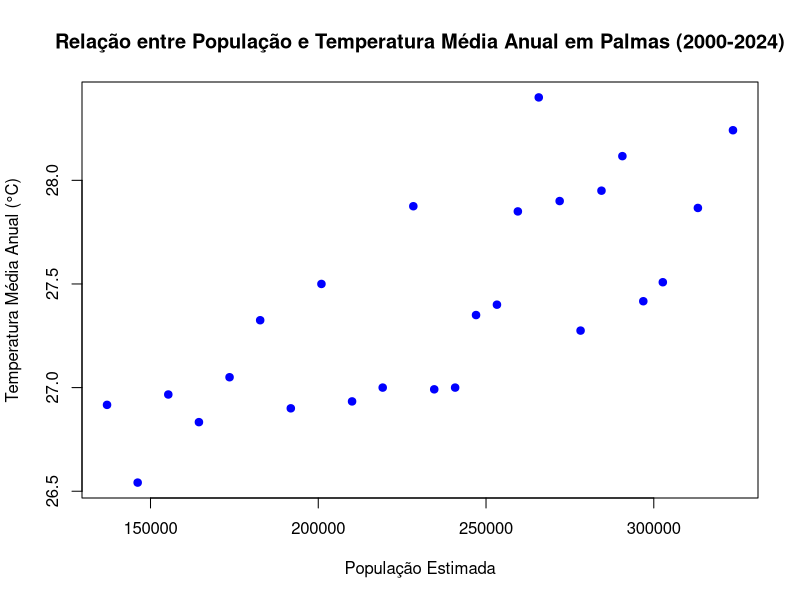

This chart was generated by the following R code: (Note: this script raises an error after producing the figure.)
# Trabalho Final: Modelo de Regressão Linear (Versão com R Base)
# Análise da Relação entre Crescimento Populacional e Temperatura em Palmas-TO

# --------------------------------------------------------------------------
# 1. CARREGAMENTO E PREPARAÇÃO DOS DADOS
# --------------------------------------------------------------------------

# Carregando o conjunto de dados usando a função base do R.
# O arquivo 'dados_regressao_palmas.csv' deve estar no mesmo diretório.
dados <- read.csv("dados_regressao_palmas.csv")

# Exibindo as primeiras linhas do conjunto de dados para verificação
print("Visualização inicial dos dados:")
head(dados)

# Verificando a estrutura dos dados (tipos de colunas, etc.)
print("Estrutura do conjunto de dados:")
str(dados)


# --------------------------------------------------------------------------
# 2. ANÁLISE EXPLORATÓRIA DOS DADOS (EDA)
# --------------------------------------------------------------------------

# Calculando estatísticas descritivas para as variáveis de interesse
print("Resumo estatístico das variáveis:")
summary(dados[, c("Populacao_Estimada", "Temperatura_Media_Anual")])

# Para a visualização, primeiro vamos ajustar o modelo para depois plotar a linha
# de regressão sobre o gráfico de dispersão.

# --------------------------------------------------------------------------
# 3. CONSTRUÇÃO DO MODELO DE REGRESSÃO LINEAR
# --------------------------------------------------------------------------

# Ajustando o modelo de regressão linear simples
# Queremos prever a 'Temperatura_Media_Anual' com base na 'Populacao_Estimada'
modelo_regressao <- lm(Temperatura_Media_Anual ~ Populacao_Estimada, data = dados)

# Exibindo o resumo completo do modelo
print("Resumo do Modelo de Regressão Linear:")
summary(modelo_regressao)


# --------------------------------------------------------------------------
# 4. VISUALIZAÇÃO DO MODELO (GRÁFICO COM R BASE)
# --------------------------------------------------------------------------

# Criando um gráfico de dispersão com a função plot() do R base
png("plots/plt_palmas_plot.png", width = 800, height = 600)
plot(dados$Populacao_Estimada, dados$Temperatura_Media_Anual,
     main = "Relação entre População e Temperatura Média Anual em Palmas (2000-2024)",
     xlab = "População Estimada",
     ylab = "Temperatura Média Anual (°C)",
     pch = 19, # pch define o estilo do ponto (19 é um círculo sólido)
     col = "blue" # Define a cor dos pontos
)
dev.off()

# Adicionando a linha de regressão ao gráfico existente
abline(modelo_regressao, col = "red", lwd = 2) # lwd define a espessura da linha

# Adicionando uma legenda ao gráfico
legend("topleft", legend = "Linha de Regressão", col = "red", lty = 1, lwd = 2)


# --------------------------------------------------------------------------
# 5. ANÁLISE E DIAGNÓSTICO DO MODELO
# --------------------------------------------------------------------------

# Configurando a área de plotagem para exibir 4 gráficos (2x2)
par(mfrow = c(2, 2))

# Gerando os gráficos de diagnóstico padrão do R
plot(modelo_regressao)

# Restaurando a configuração de plotagem para o padrão (1x1)
par(mfrow = c(1, 1))

# Teste de Shapiro-Wilk para a normalidade dos resíduos
residuos <- residuals(modelo_regressao)
teste_shapiro <- shapiro.test(residuos)
print("Teste de Shapiro-Wilk para Normalidade dos Resíduos:")
print(teste_shapiro)


# --------------------------------------------------------------------------
# 6. INTERPRETAÇÃO DOS RESULTADOS
# --------------------------------------------------------------------------

# Extraindo os coeficientes do modelo
coeficientes <- coef(modelo_regressao)
intercepto <- coeficientes[1]
inclinacao <- coeficientes[2]

# Extraindo o R-quadrado ajustado
r_quadrado_ajustado <- summary(modelo_regressao)$adj.r.squared

# Usando cat() e sprintf() para formatar e imprimir a interpretação final
cat("\n--- Interpretação Final ---\n")
cat(sprintf("Intercepto (α): %.4f\n", intercepto))
cat(sprintf("   -> Valor esperado da temperatura quando a população é zero.\n"))
cat(sprintf("Coeficiente de Inclinação (β): %.8f\n", inclinacao))
cat(sprintf(
  "   -> Para cada aumento de 1 habitante na população, a temperatura média anual aumenta, em média, em %.8f °C.\n",
  inclinacao
))
cat(sprintf("R-quadrado Ajustado: %.4f\n", r_quadrado_ajustado))
cat(sprintf(
  "   -> Aproximadamente %.2f%% da variação na temperatura média anual pode ser explicada pela variação na população.\n",
  r_quadrado_ajustado * 100
))

# Fim do script
